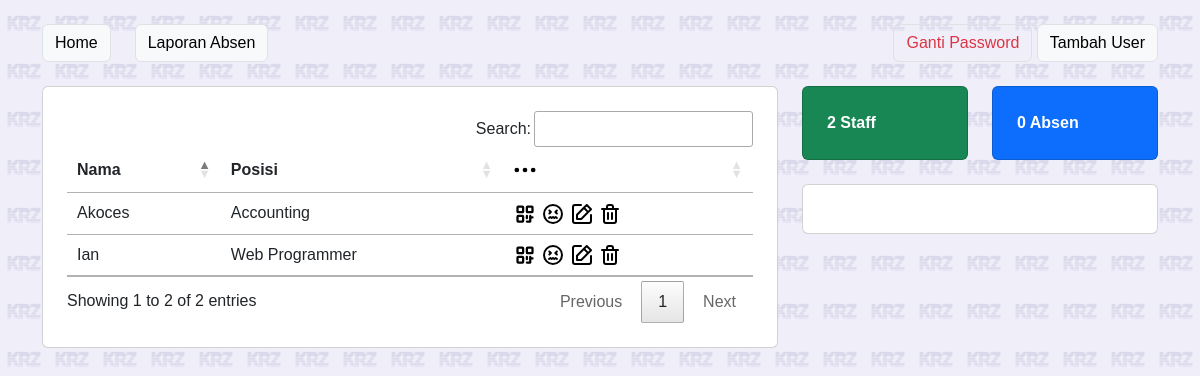
/dashboard.php (signed in), run on the app's committed database.
### tables this page shows
CREATE TABLE "staffs_tb" (
	"id_staff"	TEXT,
	"nama_staff"	TEXT,
	"posisi_staff"	TEXT,
	"foto_staff"	TEXT,
	PRIMARY KEY("id_staff")
);

### helper/view.php (called while the page is built)
<?php
function components($v, $data = [])
{
    extract($data);
    include('components/' . $v . '.php');
}

### api.php (called while the page is built, shortened)
<?php
class AbsenkyAPI
{
    public $db;
    function __construct()
    {
        $this->db = new SQLite3('absenky.db');
    }
    public function absenToday()
    {
        $today = explode('-', date('d-m-Y'));
        $todayStart = mktime(0, 0, 0, $today[1], $today[0], $today[2]);
        $todayEnd = $todayStart + (3600 * 24);
        $query = "SELECT * FROM absen_tb INNER JOIN staffs_tb ON absen_tb.idx_staff = staffs_tb.id_staff WHERE waktu_tmsp_absen >= " . $todayStart . " AND waktu_tmsp_absen <= " . $todayEnd . " ORDER BY waktu_tmsp_absen DESC";
        $absen = $this->db->query($query);
        $result = [];
        return $result;
    }
}

### components/list-staff.php (the view, shortened to what this page needs)
<tr>
    <td><?= $nama_staff; ?></td>
    <td><?= $posisi_staff; ?></td>
    <td>
        <a href="#" class="text-decoration-none" onclick="showQR('<?= $id_staff; ?>', '<?= $nama_staff; ?>')" data-bs-toggle="modal" data-bs-target="#modalqr">
        </a>
        <a href="izin.php?id=<?= $id_staff; ?>" class="text-decoration-none">
        </a>
        <a href="form-staff.php?idstaff=<?= $id_staff; ?>" class="text-decoration-none">
        </a>
        <a href="#" class="text-decoration-none" id="btn_hapus" onclick="deleteStaff('<?= $id_staff; ?>', '<?= $nama_staff; ?>', this)">
        </a>
    </td>
</tr>

### dashboard.php (shortened to what this page needs)
<?php require_once('helper/view.php'); ?>
<?php
require_once('api.php');
$db = new SQLite3('absenky.db');
$api = new AbsenkyAPI();
$staff = [];
$result = $db->query("SELECT * FROM staffs_tb");
while ($row = $result->fetchArray()) {
    $staff[] = $row;
}
$absenToday = $api->absenToday();
?>
<!DOCTYPE html>
<html lang="en">
<head>
    <?php require_once('components/head.php'); ?>
</head>
<body>
    <div class="container mt-4">
        <div class="d-flex">
            <a href="index.php" class="btn btn-light border me-4">Home</a>
            <a href="laporan-absen.php" class="btn btn-light border">Laporan Absen</a>
            <div class="ms-auto">
                <a href="#" id="btn_ganti_pw" class="btn btn-outline-danger border ms-auto">Ganti Password</a>
                <a href="form-staff.php" class="btn btn-light border ms-auto">Tambah User</a>
            </div>
        </div>
    </div>
    <div class="container">
        <div class="row mt-4">
            <div class="col-lg-8 mb-4">
                <div class="card p-4">
                    <table class="table table-hover" id="table_staff">
                        <thead>
                            <tr>
                                <td class="fw-bold">Nama</td>
                                <td class="fw-bold">Posisi</td>
                                <td class="fw-bold">
                                    <svg xmlns="http://www.w3.org/2000/svg" width="24" viewBox="0 0 32 32" id="option">
                                        <g data-name="Layer 2">
                                            <circle cx="5.11" cy="16" r="3.11"></circle>
                                            <circle cx="16" cy="16" r="3.11"></circle>
                                            <circle cx="26.89" cy="16" r="3.11"></circle>
                                        </g>
                                    </svg>
                                </td>
                            </tr>
                        </thead>
                        <tbody>
                            <?php foreach ($staff as $s) : ?>
                                <?= components('list-staff', $s); ?>
                            <?php endforeach; ?>
                        </tbody>
                    </table>
                </div>
            </div>
            <div class="col-lg-4">
                <div class="row mb-4">
                    <div class="col-lg-6">
                        <div class="card p-4 bg-success fw-bold text-white">
                            <?= count($staff); ?> Staff
                        </div>
                    </div>
                    <div class="col-lg-6">
                        <div class="card p-4 fw-bold bg-primary text-white">
                            <?= count($absenToday); ?> Absen
                        </div>
                    </div>
                </div>
                <div class="card p-4">
                </div>
            </div>
        </div>
    </div>
</body>
</html>

### assets/css/style.css (style rules this page uses)
body { background-color: #F0EEF8; font-family: "Poppins", sans-serif; }
body:after { content: ''; display: block; background: url('../images/logo.png'); background-size: 3rem; position: absolute; top: 0; z-index: -1; width: 100%; height: 100%; opacity: .12; }

### assets/css/datatables.css (style rules this page uses)
:root { --dt-row-selected: 13, 110, 253;--dt-row-selected-text: 255, 255, 255;--dt-row-selected-link: 9, 10, 11 }
table.dataTable thead>tr>th.sorting,table.dataTable thead>tr>th.sorting_asc,table.dataTable thead>tr>th.sorting_desc,table.dataTable thead>tr>th.sorting_asc_disabled,table.dataTable thead>tr>th.sorting_desc_disabled,table.dataTable thead>tr>td.sorting,table.dataTable thead>tr>td.sorting_asc,table.dataTable thead>tr>td.sorting_desc,table.dataTable thead>tr>td.sorting_asc_disabled,table.dataTable thead>tr>td.sorting_desc_disabled { cursor:pointer;position:relative;padding-right:26px }
table.dataTable thead>tr>th.sorting:before,table.dataTable thead>tr>th.sorting:after,table.dataTable thead>tr>th.sorting_asc:before,table.dataTable thead>tr>th.sorting_asc:after,table.dataTable thead>tr>th.sorting_desc:before,table.dataTable thead>tr>th.sorting_desc:after,table.dataTable thead>tr>th.sorting_asc_disabled:before,table.dataTable thead>tr>th.sorting_asc_disabled:after,table.dataTable thead>tr>th.sorting_desc_disabled:before,table.dataTable thead>tr>th.sorting_desc_disabled:after,table.dataTable thead>tr>td.sorting:before,table.dataTable thead>tr>td.sorting:after,table.dataTable thead>tr>td.sorting_asc:before,table.dataTable thead>tr>td.sorting_asc:after,table.dataTable thead>tr>td.sorting_desc:before,table.dataTable thead>tr>td.sorting_desc:after,table.dataTable thead>tr>td.sorting_asc_disabled:before,table.dataTable thead>tr>td.sorting_asc_disabled:after,table.dataTable thead>tr>td.sorting_desc_disabled:before,table.dataTable thead>tr>td.sorting_desc_disabled:after { position:absolute;display:block;opacity:.125;right:10px;line-height:9px;font-size:.8em }
table.dataTable thead>tr>th.sorting:before,table.dataTable thead>tr>th.sorting_asc:before,table.dataTable thead>tr>th.sorting_desc:before,table.dataTable thead>tr>th.sorting_asc_disabled:before,table.dataTable thead>tr>th.sorting_desc_disabled:before,table.dataTable thead>tr>td.sorting:before,table.dataTable thead>tr>td.sorting_asc:before,table.dataTable thead>tr>td.sorting_desc:before,table.dataTable thead>tr>td.sorting_asc_disabled:before,table.dataTable thead>tr>td.sorting_desc_disabled:before { bottom:50%;content:"▲";content:"▲"/"" }
table.dataTable thead>tr>th.sorting:after,table.dataTable thead>tr>th.sorting_asc:after,table.dataTable thead>tr>th.sorting_desc:after,table.dataTable thead>tr>th.sorting_asc_disabled:after,table.dataTable thead>tr>th.sorting_desc_disabled:after,table.dataTable thead>tr>td.sorting:after,table.dataTable thead>tr>td.sorting_asc:after,table.dataTable thead>tr>td.sorting_desc:after,table.dataTable thead>tr>td.sorting_asc_disabled:after,table.dataTable thead>tr>td.sorting_desc_disabled:after { top:50%;content:"▼";content:"▼"/"" }
table.dataTable thead>tr>th.sorting_asc:before,table.dataTable thead>tr>th.sorting_desc:after,table.dataTable thead>tr>td.sorting_asc:before,table.dataTable thead>tr>td.sorting_desc:after { opacity:.6 }
table.dataTable thead th,table.dataTable thead td,table.dataTable tfoot th,table.dataTable tfoot td { text-align:left }
table.dataTable { width:100%;margin:0 auto;clear:both;border-collapse:separate;border-spacing:0 }
table.dataTable thead th,table.dataTable thead td { padding:10px;border-bottom:1px solid rgba(0, 0, 0, 0.3) }
table.dataTable tbody tr { background-color:transparent }
table.dataTable tbody th,table.dataTable tbody td { padding:8px 10px }
table.dataTable.no-footer { border-bottom:1px solid rgba(0, 0, 0, 0.3) }
table.dataTable th,table.dataTable td { box-sizing:content-box }

### data on the page
staffs_tb: nama_staff "Ian", posisi_staff "Web Programmer"
staffs_tb: nama_staff "Akoces", posisi_staff "Accounting"

### other printed values
count($staff) "2"
count($absenToday) "0"
